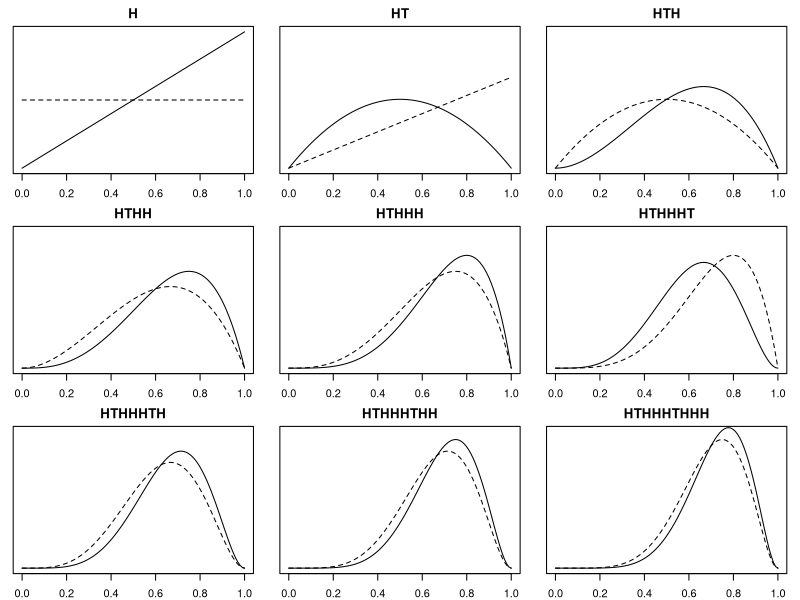

This chart was generated by the following R code:
## ---- chunk 1
knitr::opts_chunk$set(echo = TRUE, message = F, warning =  F)
## ---- chunk 2
knitr::include_graphics("https://github.com/happyrabbit/BayesianIntro/blob/master/images/garden14.png?raw=true")
## ---- chunk 3
##--------------------- Bayesian Update

# define grid
p_grid <- seq(from=0, to=1, length.out=100 )

par(mfrow = c(3,3), mar=c(2,1,2,1))
##-------------------- Obs 1
# define prior
prior1 <- rep( 1 , 100 )
# compute likelihood at each value in grid
likelihood1 <- dbinom(1 , size=1 , prob=p_grid )
# compute product of likelihood and prior
unstd.posterior1 <- likelihood1 * prior1
# standardize the posterior, so it sums to 1
posterior1 <- unstd.posterior1 / sum(unstd.posterior1)
plot(p_grid, posterior1, type="l", ylab = "", xlab="", 
     labels=F, tick =F,main = "H")
lines(p_grid, prior1-0.99,lty=2)
axis(side = 1, labels = T)

##------------------- Obs 2
likelihood2 <- dbinom( 0 , size=1 , prob=p_grid )
# compute product of likelihood and prior
unstd.posterior2 <- likelihood2 * posterior1
# standardize the posterior, so it sums to 1
posterior2 <- unstd.posterior2 / sum(unstd.posterior2)

plot(p_grid, posterior2, type="l", ylab = "", xlab="", 
     labels=F, tick =F, ylim=c(0,0.03),main = "HT")
lines(p_grid, posterior1,lty=2)
axis(side = 1, labels = T )


##------------------- Obs 3
likelihood3 <- dbinom( 1 , size=1 , prob=p_grid )
# compute product of likelihood and prior
unstd.posterior3 <- likelihood3 * posterior2
# standardize the posterior, so it sums to 1
posterior3 <- unstd.posterior3 / sum(unstd.posterior3)

plot(p_grid, posterior3, type="l", ylab = "", xlab="", 
     labels=F, tick =F, ylim=c(0,0.03),main = "HTH")
lines(p_grid, posterior2,lty=2)
axis(side = 1, labels = T )


##------------------- Obs 4
likelihood4 <- dbinom( 1 , size=1 , prob=p_grid )
# compute product of likelihood and prior
unstd.posterior4 <- likelihood4 * posterior3
# standardize the posterior, so it sums to 1
posterior4 <- unstd.posterior4 / sum(unstd.posterior4)

plot(p_grid, posterior4, type="l", ylab = "", xlab="", 
     labels=F, tick =F, ylim=c(0,0.03),main = "HTHH")
lines(p_grid, posterior3,lty=2)
axis(side = 1, labels = T )


##------------------- Obs 5
likelihood5 <- dbinom( 1 , size=1 , prob=p_grid )
# compute product of likelihood and prior
unstd.posterior5 <- likelihood5 * posterior4
# standardize the posterior, so it sums to 1
posterior5 <- unstd.posterior5 / sum(unstd.posterior5)

plot(p_grid, posterior5, type="l", ylab = "", xlab="", 
     labels=F, tick =F, ylim=c(0,0.03),main = "HTHHH")
lines(p_grid, posterior4,lty=2)
axis(side = 1, labels = T )

##------------------- Obs 6
likelihood6 <- dbinom( 0 , size=1 , prob=p_grid )
# compute product of likelihood and prior
unstd.posterior6 <- likelihood6 * posterior5
# standardize the posterior, so it sums to 1
posterior6 <- unstd.posterior6 / sum(unstd.posterior6)

plot(p_grid, posterior6, type="l", ylab = "", xlab="", 
     labels=F, tick =F, ylim=c(0,0.03),main = "HTHHHT")
lines(p_grid, posterior5,lty=2)
axis(side = 1, labels = T )

##------------------- Obs 7
likelihood7 <- dbinom( 1 , size=1 , prob=p_grid )
# compute product of likelihood and prior
unstd.posterior7 <- likelihood7 * posterior6
# standardize the posterior, so it sums to 1
posterior7 <- unstd.posterior7 / sum(unstd.posterior7)

plot(p_grid, posterior7, type="l", ylab = "", xlab="", 
     labels=F, tick =F, ylim=c(0,0.03),main = "HTHHHTH")
lines(p_grid, posterior6,lty=2)
axis(side = 1, labels = T )

##------------------- Obs 8
likelihood8 <- dbinom( 1 , size=1 , prob=p_grid )
# compute product of likelihood and prior
unstd.posterior8 <- likelihood8 * posterior7
# standardize the posterior, so it sums to 1
posterior8 <- unstd.posterior8 / sum(unstd.posterior8)

plot(p_grid, posterior8, type="l", ylab = "", xlab="", 
     labels=F, tick =F, ylim=c(0,0.03),main = "HTHHHTHH")
lines(p_grid, posterior7,lty=2)
axis(side = 1, labels = T )

##------------------- Obs 9
likelihood9 <- dbinom( 1 , size=1 , prob=p_grid )
# compute product of likelihood and prior
unstd.posterior9 <- likelihood9 * posterior8
# standardize the posterior, so it sums to 1
posterior9 <- unstd.posterior9 / sum(unstd.posterior9)

plot(p_grid, posterior9, type="l", ylab = "", xlab="", 
     labels=F, tick =F, ylim=c(0,0.03),main = "HTHHHTHHH")
lines(p_grid, posterior8,lty=2)
axis(side = 1, labels = T )
